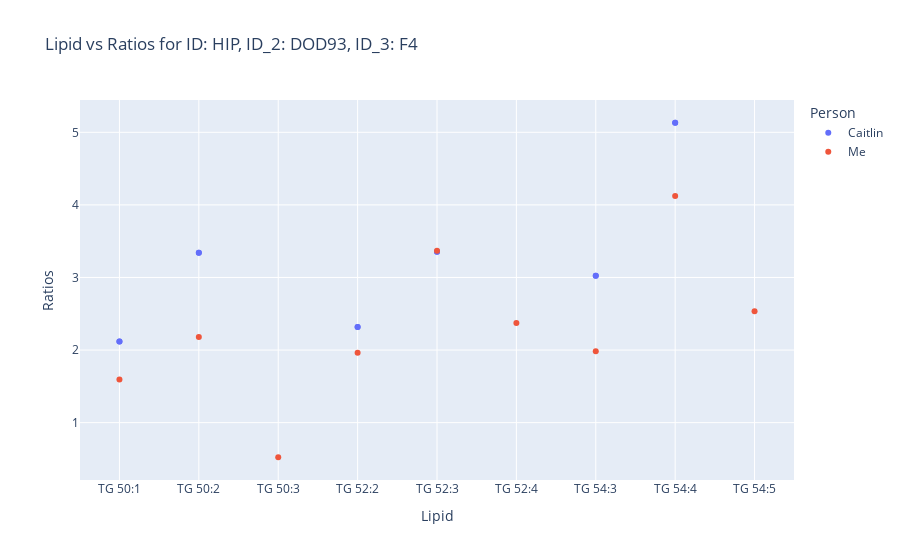
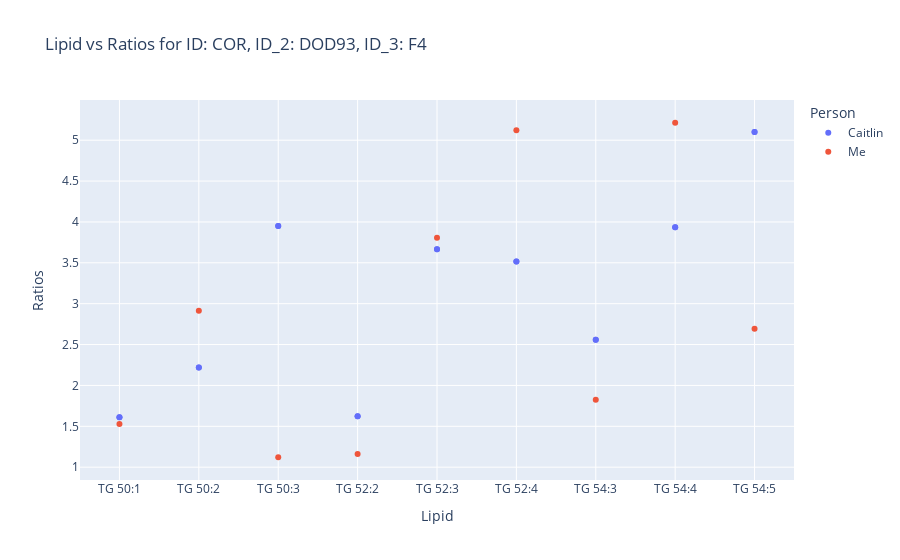
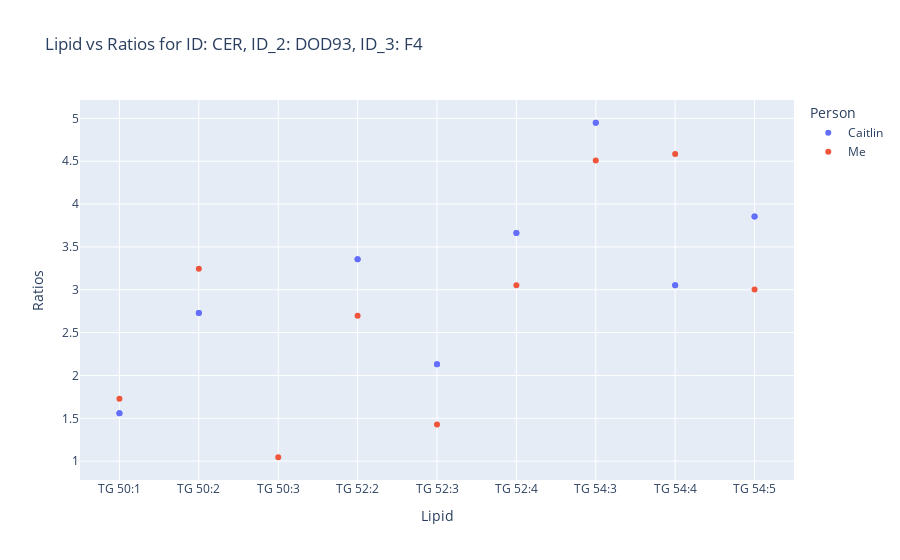

These figures' notebook cell, in order:
### Code cell
import plotly.express as px
save_dir = "Projects/04_29_23/Plots/validation/"
# Fill NaN values in the 'ID', 'ID_2', and 'ID_3' columns with a default value
validation['ID'] = validation['ID'].fillna('UNKNOWN')
validation['ID_2'] = validation['ID_2'].fillna('UNKNOWN')
validation['ID_3'] = validation['ID_3'].fillna('UNKNOWN')

# Loop through unique combinations of ID, ID_2, and ID_3
unique_ids = validation[['ID', 'ID_2', 'ID_3']].drop_duplicates().values

for id1, id2, id3 in unique_ids:
    # Filter the DataFrame for the current ID, ID_2, and ID_3
    filtered_df = validation[(validation['ID'] == id1) & (validation['ID_2'] == id2) & (validation['ID_3'] == id3)]

    # Create scatter plot for the current ID, ID_2, and ID_3
    fig = px.scatter(filtered_df, x="Lipid", y="Ratios", color="Person",
                     title=f"Lipid vs Ratios for ID: {id1}, ID_2: {id2}, ID_3: {id3}",
                     labels={"Lipid": "Lipid", "Ratios": "Ratios"},
                     hover_data=["Sample_ID"])
    # Save the figure as PNG
    save_path = os.path.join(save_dir, f"plot_{id1}_{id2}_{id3}.png")
    fig.write_image(save_path, format='png')

    # Display the figure
    fig.show()

### Figure 1 — Plotly figure (JSON) as saved in the notebook; plotly's stock layout.template omitted (floating-point values rounded to 4 significant figures)
{"data": [{"customdata": [["DOD93 5xFAD F4 Hippocampus"], ["DOD93 5xFAD F4 Hippocampus"], ["DOD93 5xFAD F4 Hippocampus"], ["DOD93 5xFAD F4 Hippocampus"], ["DOD93 5xFAD F4 Hippocampus"], ["DOD93 5xFAD F4 Hippocampus"], ["DOD93 5xFAD F4 Hippocampus"], ["DOD93 5xFAD F4 Hippocampus"], ["DOD93 5xFAD F4 Hippocampus"], ["DOD93 5xFAD F4 Hippocampus"], ["DOD93 5xFAD F4 Hippocampus"], ["DOD93 5xFAD F4 Hippocampus"], ["DOD93 5xFAD F4 Hippocampus"], ["DOD93 5xFAD F4 Hippocampus"], ["DOD93 5xFAD F4 Hippocampus"], ["DOD93 5xFAD F4 Hippocampus"], ["DOD93 5xFAD F4 Hippocampus"], ["DOD93 5xFAD F4 Hippocampus"]], "hovertemplate": "Person=Caitlin<br>Lipid=%{x}<br>Ratios=%{y}<br>Sample_ID=%{customdata[0]}<extra></extra>", "legendgroup": "Caitlin", "marker": {"color": "#636efa", "symbol": "circle"}, "mode": "markers", "name": "Caitlin", "orientation": "v", "showlegend": true, "type": "scatter", "x": ["TG 50:1", "TG 50:2", "TG 50:3", "TG 52:2", "TG 52:3", "TG 52:4", "TG 54:3", "TG 54:4", "TG 54:5", "TG 50:1", "TG 50:2", "TG 50:3", "TG 52:2", "TG 52:3", "TG 52:4", "TG 54:3", "TG 54:4", "TG 54:5"], "xaxis": "x", "y": [2.116, 3.342, null, 2.317, 3.354, null, 3.024, 5.132, null, 2.116, 3.342, null, 2.317, 3.354, null, 3.024, 5.132, null], "yaxis": "y"}, {"customdata": [["DOD93_F4-5xFAD-Hippo_TG18-1_o3on"], ["DOD93_F4-5xFAD-Hippo_TG18-1_o3on"], ["DOD93_F4-5xFAD-Hippo_TG18-1_o3on"], ["DOD93_F4-5xFAD-Hippo_TG18-1_o3on"], ["DOD93_F4-5xFAD-Hippo_TG18-1_o3on"], ["DOD93_F4-5xFAD-Hippo_TG18-1_o3on"], ["DOD93_F4-5xFAD-Hippo_TG18-1_o3on"], ["DOD93_F4-5xFAD-Hippo_TG18-1_o3on"], ["DOD93_F4-5xFAD-Hippo_TG18-1_o3on"], ["DOD93_F4-5xFAD-Hippo_TG18-1_o3on"], ["DOD93_F4-5xFAD-Hippo_TG18-1_o3on"], ["DOD93_F4-5xFAD-Hippo_TG18-1_o3on"], ["DOD93_F4-5xFAD-Hippo_TG18-1_o3on"], ["DOD93_F4-5xFAD-Hippo_TG18-1_o3on"], ["DOD93_F4-5xFAD-Hippo_TG18-1_o3on"], ["DOD93_F4-5xFAD-Hippo_TG18-1_o3on"], ["DOD93_F4-5xFAD-Hippo_TG18-1_o3on"], ["DOD93_F4-5xFAD-Hippo_TG18-1_o3on"], ["DOD93_F4-5xFAD-Hippo_TG18-1_o3on"], ["DOD93_F4-5xFAD-Hippo_TG18-1_o3on"], ["DOD93_F4-5xFAD-Hippo_TG18-1_o3on"], ["DOD93_F4-5xFAD-Hippo_TG18-1_o3on"], ["DOD93_F4-5xFAD-Hippo_TG18-1_o3on"], ["DOD93_F4-5xFAD-Hippo_TG18-1_o3on"], ["DOD93_F4-5xFAD-Hippo_TG18-1_o3on"], ["DOD93_F4-5xFAD-Hippo_TG18-1_o3on"], ["DOD93_F4-5xFAD-Hippo_TG18-1_o3on"], ["DOD93_F4-5xFAD-Hippo_TG18-1_o3on"], ["DOD93_F4-5xFAD-Hippo_TG18-1_o3on"], ["DOD93_F4-5xFAD-Hippo_TG18-1_o3on"], ["DOD93_F4-5xFAD-Hippo_TG18-1_o3on"], ["DOD93_F4-5xFAD-Hippo_TG18-1_o3on"], ["DOD93_F4-5xFAD-Hippo_TG18-1_o3on"], ["DOD93_F4-5xFAD-Hippo_TG18-1_o3on"], ["DOD93_F4-5xFAD-Hippo_TG18-1_o3on"], ["DOD93_F4-5xFAD-Hippo_TG18-1_o3on"], ["DOD93_F4-5xFAD-Hippo_TG18-1_o3on"], ["DOD93_F4-5xFAD-Hippo_TG18-1_o3on"]], "hovertemplate": "Person=Me<br>Lipid=%{x}<br>Ratios=%{y}<br>Sample_ID=%{customdata[0]}<extra></extra>", "legendgroup": "Me", "marker": {"color": "#EF553B", "symbol": "circle"}, "mode": "markers", "name": "Me", "orientation": "v", "showlegend": true, "type": "scatter", "x": ["TG 50:1", "TG 50:1", "TG 50:1", "TG 50:1", "TG 50:2", "TG 50:2", "TG 50:2", "TG 50:2", "TG 52:2", "TG 52:2", "TG 52:2", "TG 52:2", "TG 52:3", "TG 52:3", "TG 52:3", "TG 52:3", "TG 54:3", "TG 54:3", "TG 54:3", "TG 54:3", "TG 54:3", "TG 54:4", "TG 54:4", "TG 54:4", "TG 54:4", "TG 54:4", "TG 50:3", "TG 50:3", "TG 50:3", "TG 50:3", "TG 52:4", "TG 52:4", "TG 52:4", "TG 52:4", "TG 54:5", "TG 54:5", "TG 54:5", "TG 54:5"], "xaxis": "x", "y": [1.594, null, null, null, 2.18, null, null, null, 1.963, null, null, null, 3.37, null, null, null, 1.985, null, null, null, null, 4.121, null, null, null, null, 0.5233, null, null, null, 2.371, null, null, null, 2.533, null, null, null], "yaxis": "y"}], "layout": {"legend": {"title": {"text": "Person"}, "tracegroupgap": 0}, "title": {"text": "Lipid vs Ratios for ID: HIP, ID_2: DOD93, ID_3: F4"}, "xaxis": {"anchor": "y", "domain": [0, 1], "title": {"text": "Lipid"}}, "yaxis": {"anchor": "x", "domain": [0, 1], "title": {"text": "Ratios"}}}}

### Figure 2 — Plotly figure (JSON) as saved in the notebook; plotly's stock layout.template omitted (floating-point values rounded to 4 significant figures)
{"data": [{"customdata": [["DOD93 5xFAD F4 Cortex"], ["DOD93 5xFAD F4 Cortex"], ["DOD93 5xFAD F4 Cortex"], ["DOD93 5xFAD F4 Cortex"], ["DOD93 5xFAD F4 Cortex"], ["DOD93 5xFAD F4 Cortex"], ["DOD93 5xFAD F4 Cortex"], ["DOD93 5xFAD F4 Cortex"], ["DOD93 5xFAD F4 Cortex"], ["DOD93 5xFAD F4 Cortex"], ["DOD93 5xFAD F4 Cortex"], ["DOD93 5xFAD F4 Cortex"], ["DOD93 5xFAD F4 Cortex"], ["DOD93 5xFAD F4 Cortex"], ["DOD93 5xFAD F4 Cortex"], ["DOD93 5xFAD F4 Cortex"], ["DOD93 5xFAD F4 Cortex"], ["DOD93 5xFAD F4 Cortex"]], "hovertemplate": "Person=Caitlin<br>Lipid=%{x}<br>Ratios=%{y}<br>Sample_ID=%{customdata[0]}<extra></extra>", "legendgroup": "Caitlin", "marker": {"color": "#636efa", "symbol": "circle"}, "mode": "markers", "name": "Caitlin", "orientation": "v", "showlegend": true, "type": "scatter", "x": ["TG 50:1", "TG 50:2", "TG 50:3", "TG 52:2", "TG 52:3", "TG 52:4", "TG 54:3", "TG 54:4", "TG 54:5", "TG 50:1", "TG 50:2", "TG 50:3", "TG 52:2", "TG 52:3", "TG 52:4", "TG 54:3", "TG 54:4", "TG 54:5"], "xaxis": "x", "y": [1.611, 2.22, 3.949, 1.624, 3.665, 3.516, 2.559, 3.934, 5.099, 1.611, 2.22, 3.949, 1.624, 3.665, 3.516, 2.559, 3.934, 5.099], "yaxis": "y"}, {"customdata": [["DOD93_F4-5xFAD-Cortex_TG18-1_o3on"], ["DOD93_F4-5xFAD-Cortex_TG18-1_o3on"], ["DOD93_F4-5xFAD-Cortex_TG18-1_o3on"], ["DOD93_F4-5xFAD-Cortex_TG18-1_o3on"], ["DOD93_F4-5xFAD-Cortex_TG18-1_o3on"], ["DOD93_F4-5xFAD-Cortex_TG18-1_o3on"], ["DOD93_F4-5xFAD-Cortex_TG18-1_o3on"], ["DOD93_F4-5xFAD-Cortex_TG18-1_o3on"], ["DOD93_F4-5xFAD-Cortex_TG18-1_o3on"], ["DOD93_F4-5xFAD-Cortex_TG18-1_o3on"], ["DOD93_F4-5xFAD-Cortex_TG18-1_o3on"], ["DOD93_F4-5xFAD-Cortex_TG18-1_o3on"], ["DOD93_F4-5xFAD-Cortex_TG18-1_o3on"], ["DOD93_F4-5xFAD-Cortex_TG18-1_o3on"], ["DOD93_F4-5xFAD-Cortex_TG18-1_o3on"], ["DOD93_F4-5xFAD-Cortex_TG18-1_o3on"], ["DOD93_F4-5xFAD-Cortex_TG18-1_o3on"], ["DOD93_F4-5xFAD-Cortex_TG18-1_o3on"], ["DOD93_F4-5xFAD-Cortex_TG18-1_o3on"], ["DOD93_F4-5xFAD-Cortex_TG18-1_o3on"], ["DOD93_F4-5xFAD-Cortex_TG18-1_o3on"], ["DOD93_F4-5xFAD-Cortex_TG18-1_o3on"], ["DOD93_F4-5xFAD-Cortex_TG18-1_o3on"], ["DOD93_F4-5xFAD-Cortex_TG18-1_o3on"], ["DOD93_F4-5xFAD-Cortex_TG18-1_o3on"], ["DOD93_F4-5xFAD-Cortex_TG18-1_o3on"], ["DOD93_F4-5xFAD-Cortex_TG18-1_o3on"], ["DOD93_F4-5xFAD-Cortex_TG18-1_o3on"], ["DOD93_F4-5xFAD-Cortex_TG18-1_o3on"], ["DOD93_F4-5xFAD-Cortex_TG18-1_o3on"], ["DOD93_F4-5xFAD-Cortex_TG18-1_o3on"], ["DOD93_F4-5xFAD-Cortex_TG18-1_o3on"], ["DOD93_F4-5xFAD-Cortex_TG18-1_o3on"], ["DOD93_F4-5xFAD-Cortex_TG18-1_o3on"], ["DOD93_F4-5xFAD-Cortex_TG18-1_o3on"], ["DOD93_F4-5xFAD-Cortex_TG18-1_o3on"], ["DOD93_F4-5xFAD-Cortex_TG18-1_o3on"], ["DOD93_F4-5xFAD-Cortex_TG18-1_o3on"]], "hovertemplate": "Person=Me<br>Lipid=%{x}<br>Ratios=%{y}<br>Sample_ID=%{customdata[0]}<extra></extra>", "legendgroup": "Me", "marker": {"color": "#EF553B", "symbol": "circle"}, "mode": "markers", "name": "Me", "orientation": "v", "showlegend": true, "type": "scatter", "x": ["TG 50:1", "TG 50:1", "TG 50:1", "TG 50:1", "TG 50:2", "TG 50:2", "TG 50:2", "TG 50:2", "TG 52:2", "TG 52:2", "TG 52:2", "TG 52:2", "TG 52:3", "TG 52:3", "TG 52:3", "TG 52:3", "TG 54:3", "TG 54:3", "TG 54:3", "TG 54:3", "TG 54:3", "TG 54:4", "TG 54:4", "TG 54:4", "TG 54:4", "TG 54:4", "TG 50:3", "TG 50:3", "TG 50:3", "TG 50:3", "TG 52:4", "TG 52:4", "TG 52:4", "TG 52:4", "TG 54:5", "TG 54:5", "TG 54:5", "TG 54:5"], "xaxis": "x", "y": [1.527, null, null, null, 2.913, null, null, null, 1.161, null, null, null, 3.807, null, null, null, 1.825, null, null, null, null, 5.213, null, null, null, null, 1.122, null, null, null, 5.121, null, null, null, 2.694, null, null, null], "yaxis": "y"}], "layout": {"legend": {"title": {"text": "Person"}, "tracegroupgap": 0}, "title": {"text": "Lipid vs Ratios for ID: COR, ID_2: DOD93, ID_3: F4"}, "xaxis": {"anchor": "y", "domain": [0, 1], "title": {"text": "Lipid"}}, "yaxis": {"anchor": "x", "domain": [0, 1], "title": {"text": "Ratios"}}}}

### Figure 3 — Plotly figure (JSON) as saved in the notebook; plotly's stock layout.template omitted (floating-point values rounded to 4 significant figures)
{"data": [{"customdata": [["DOD93 5xFAD F4 Cerebellum"], ["DOD93 5xFAD F4 Cerebellum"], ["DOD93 5xFAD F4 Cerebellum"], ["DOD93 5xFAD F4 Cerebellum"], ["DOD93 5xFAD F4 Cerebellum"], ["DOD93 5xFAD F4 Cerebellum"], ["DOD93 5xFAD F4 Cerebellum"], ["DOD93 5xFAD F4 Cerebellum"], ["DOD93 5xFAD F4 Cerebellum"], ["DOD93 5xFAD F4 Cerebellum"], ["DOD93 5xFAD F4 Cerebellum"], ["DOD93 5xFAD F4 Cerebellum"], ["DOD93 5xFAD F4 Cerebellum"], ["DOD93 5xFAD F4 Cerebellum"], ["DOD93 5xFAD F4 Cerebellum"], ["DOD93 5xFAD F4 Cerebellum"], ["DOD93 5xFAD F4 Cerebellum"], ["DOD93 5xFAD F4 Cerebellum"]], "hovertemplate": "Person=Caitlin<br>Lipid=%{x}<br>Ratios=%{y}<br>Sample_ID=%{customdata[0]}<extra></extra>", "legendgroup": "Caitlin", "marker": {"color": "#636efa", "symbol": "circle"}, "mode": "markers", "name": "Caitlin", "orientation": "v", "showlegend": true, "type": "scatter", "x": ["TG 50:1", "TG 50:2", "TG 50:3", "TG 52:2", "TG 52:3", "TG 52:4", "TG 54:3", "TG 54:4", "TG 54:5", "TG 50:1", "TG 50:2", "TG 50:3", "TG 52:2", "TG 52:3", "TG 52:4", "TG 54:3", "TG 54:4", "TG 54:5"], "xaxis": "x", "y": [1.559, 2.729, null, 3.356, 2.131, 3.662, 4.949, 3.053, 3.856, 1.559, 2.729, null, 3.356, 2.131, 3.662, 4.949, 3.053, 3.856], "yaxis": "y"}, {"customdata": [["DOD93_F4-5xFAD-Cereb_TG18-1_o3on"], ["DOD93_F4-5xFAD-Cereb_TG18-1_o3on"], ["DOD93_F4-5xFAD-Cereb_TG18-1_o3on"], ["DOD93_F4-5xFAD-Cereb_TG18-1_o3on"], ["DOD93_F4-5xFAD-Cereb_TG18-1_o3on"], ["DOD93_F4-5xFAD-Cereb_TG18-1_o3on"], ["DOD93_F4-5xFAD-Cereb_TG18-1_o3on"], ["DOD93_F4-5xFAD-Cereb_TG18-1_o3on"], ["DOD93_F4-5xFAD-Cereb_TG18-1_o3on"], ["DOD93_F4-5xFAD-Cereb_TG18-1_o3on"], ["DOD93_F4-5xFAD-Cereb_TG18-1_o3on"], ["DOD93_F4-5xFAD-Cereb_TG18-1_o3on"], ["DOD93_F4-5xFAD-Cereb_TG18-1_o3on"], ["DOD93_F4-5xFAD-Cereb_TG18-1_o3on"], ["DOD93_F4-5xFAD-Cereb_TG18-1_o3on"], ["DOD93_F4-5xFAD-Cereb_TG18-1_o3on"], ["DOD93_F4-5xFAD-Cereb_TG18-1_o3on"], ["DOD93_F4-5xFAD-Cereb_TG18-1_o3on"], ["DOD93_F4-5xFAD-Cereb_TG18-1_o3on"], ["DOD93_F4-5xFAD-Cereb_TG18-1_o3on"], ["DOD93_F4-5xFAD-Cereb_TG18-1_o3on"], ["DOD93_F4-5xFAD-Cereb_TG18-1_o3on"], ["DOD93_F4-5xFAD-Cereb_TG18-1_o3on"], ["DOD93_F4-5xFAD-Cereb_TG18-1_o3on"], ["DOD93_F4-5xFAD-Cereb_TG18-1_o3on"], ["DOD93_F4-5xFAD-Cereb_TG18-1_o3on"], ["DOD93_F4-5xFAD-Cereb_TG18-1_o3on"], ["DOD93_F4-5xFAD-Cereb_TG18-1_o3on"], ["DOD93_F4-5xFAD-Cereb_TG18-1_o3on"], ["DOD93_F4-5xFAD-Cereb_TG18-1_o3on"], ["DOD93_F4-5xFAD-Cereb_TG18-1_o3on"], ["DOD93_F4-5xFAD-Cereb_TG18-1_o3on"], ["DOD93_F4-5xFAD-Cereb_TG18-1_o3on"], ["DOD93_F4-5xFAD-Cereb_TG18-1_o3on"], ["DOD93_F4-5xFAD-Cereb_TG18-1_o3on"], ["DOD93_F4-5xFAD-Cereb_TG18-1_o3on"]], "hovertemplate": "Person=Me<br>Lipid=%{x}<br>Ratios=%{y}<br>Sample_ID=%{customdata[0]}<extra></extra>", "legendgroup": "Me", "marker": {"color": "#EF553B", "symbol": "circle"}, "mode": "markers", "name": "Me", "orientation": "v", "showlegend": true, "type": "scatter", "x": ["TG 50:1", "TG 50:1", "TG 50:1", "TG 50:1", "TG 50:2", "TG 50:2", "TG 50:2", "TG 50:2", "TG 52:2", "TG 52:2", "TG 52:2", "TG 52:2", "TG 52:3", "TG 52:3", "TG 52:3", "TG 52:3", "TG 54:3", "TG 54:3", "TG 54:3", "TG 54:3", "TG 54:4", "TG 54:4", "TG 54:4", "TG 54:4", "TG 50:3", "TG 50:3", "TG 50:3", "TG 50:3", "TG 52:4", "TG 52:4", "TG 52:4", "TG 52:4", "TG 54:5", "TG 54:5", "TG 54:5", "TG 54:5"], "xaxis": "x", "y": [1.73, null, null, null, 3.244, null, null, null, 2.697, null, null, null, 1.428, null, null, null, 4.507, null, null, null, 4.584, null, null, null, 1.046, null, null, null, 3.053, null, null, null, 3.004, null, null, null], "yaxis": "y"}], "layout": {"legend": {"title": {"text": "Person"}, "tracegroupgap": 0}, "title": {"text": "Lipid vs Ratios for ID: CER, ID_2: DOD93, ID_3: F4"}, "xaxis": {"anchor": "y", "domain": [0, 1], "title": {"text": "Lipid"}}, "yaxis": {"anchor": "x", "domain": [0, 1], "title": {"text": "Ratios"}}}}
